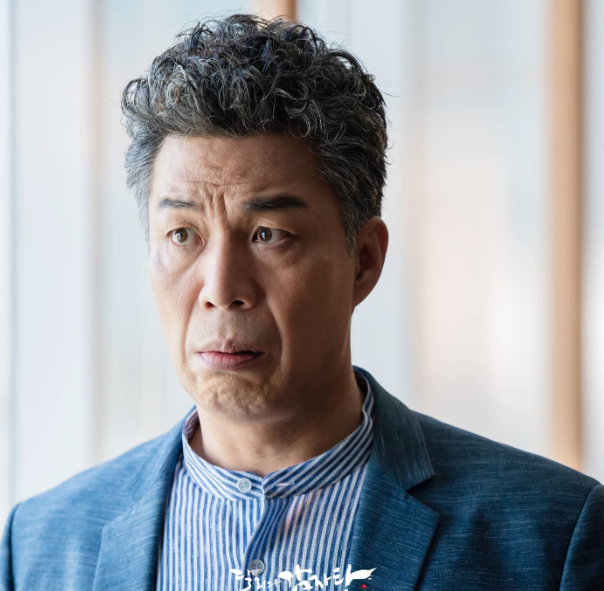
#> input picture Week 2/Basic CV commands/image.png, 604 x 591 px
$ python grayscale.py
#> lines starting #> are read from the running program, lines starting #| are printed output that depends on the picture; after the words box and inside, x2 and y2 are one past the last pixel; in counts of white or black regions, pixels touching at a corner belong together
import cv2

path = "image.png"

img = cv2.imread(path)
#> img is the input picture: shape (591, 604, 3); mean B, G, R 163.2, 158.5, 156.4

# # Original Image
cv2.imshow('image', img)

#Converted To Grayscale
grayscale = cv2.cvtColor(img, cv2.COLOR_BGR2GRAY)
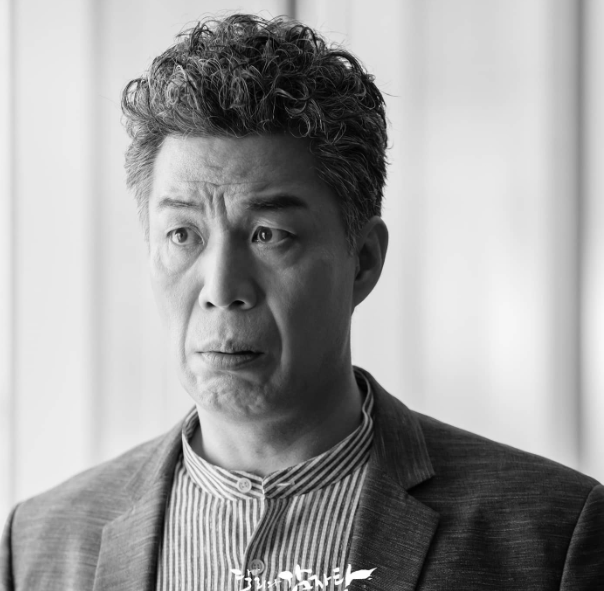
#> grayscale: shape (591, 604); min 1, max 254, mean 158.5
cv2.imshow('Grayscale', grayscale)

print(grayscale)
#> (printed output is left out)

#Converted To Binary
(thresh, binaryimage) = cv2.threshold(grayscale, 180, 255, cv2.THRESH_BINARY)
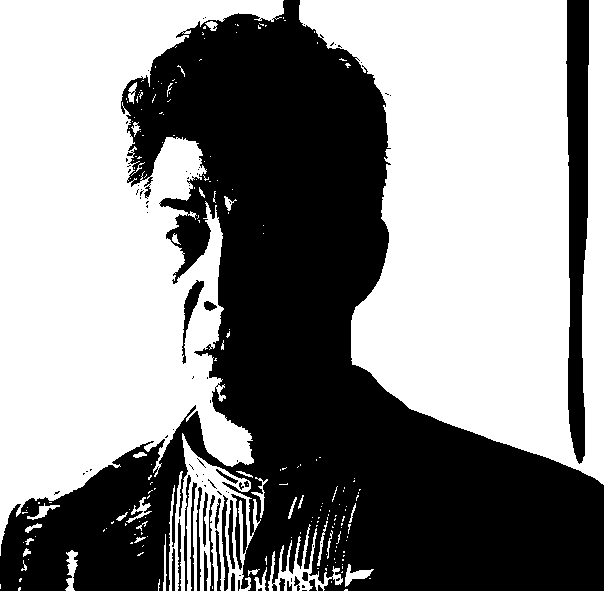
#> binaryimage: shape (591, 604); 55.2% white; 86 black regions (59 under 20 px), largest, box (x1, y1, x2, y2) and area: (0, 0, 604, 591) 148093, (566, 0, 589, 464) 7964, (182, 280, 204, 364) 518

cv2.imshow('Binary Image', binaryimage)

cv2.waitKey()
